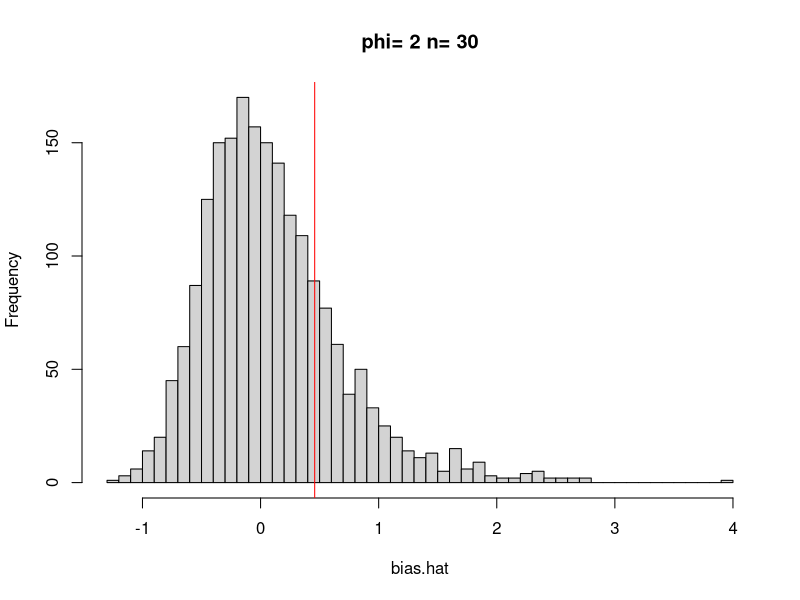
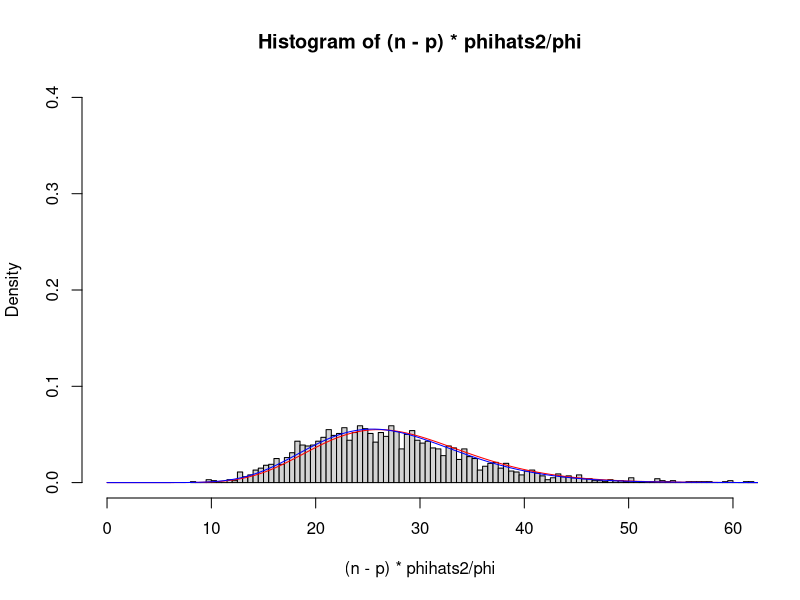
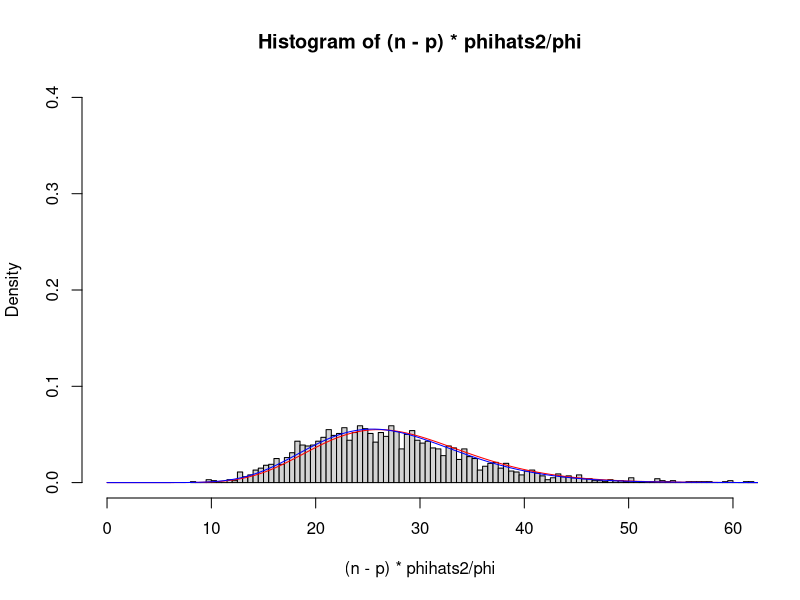
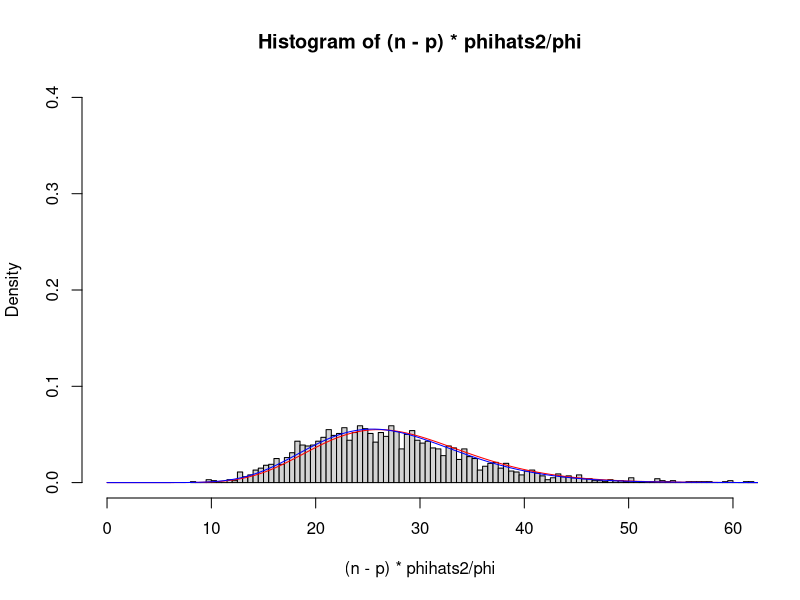
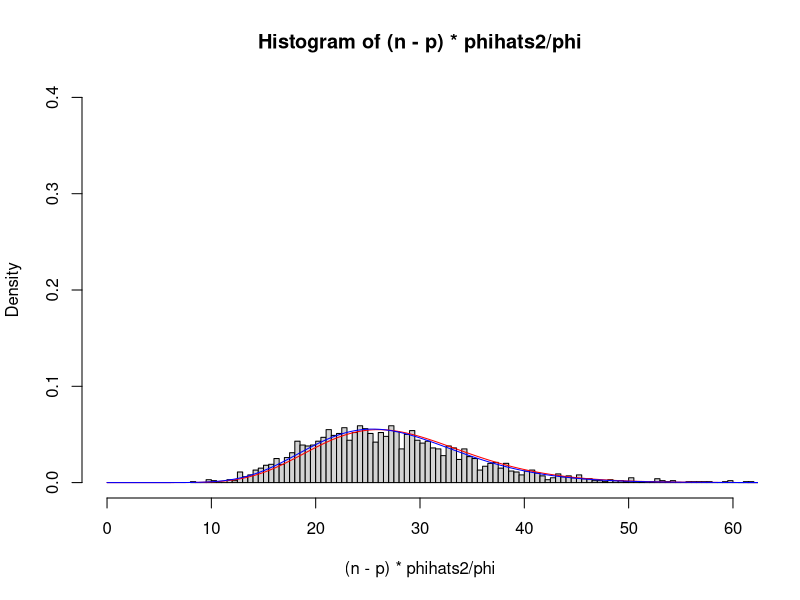
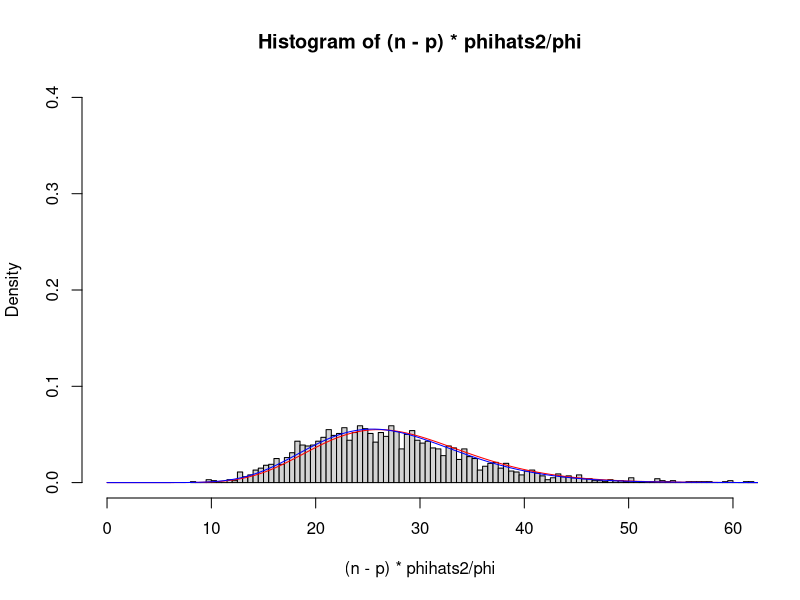
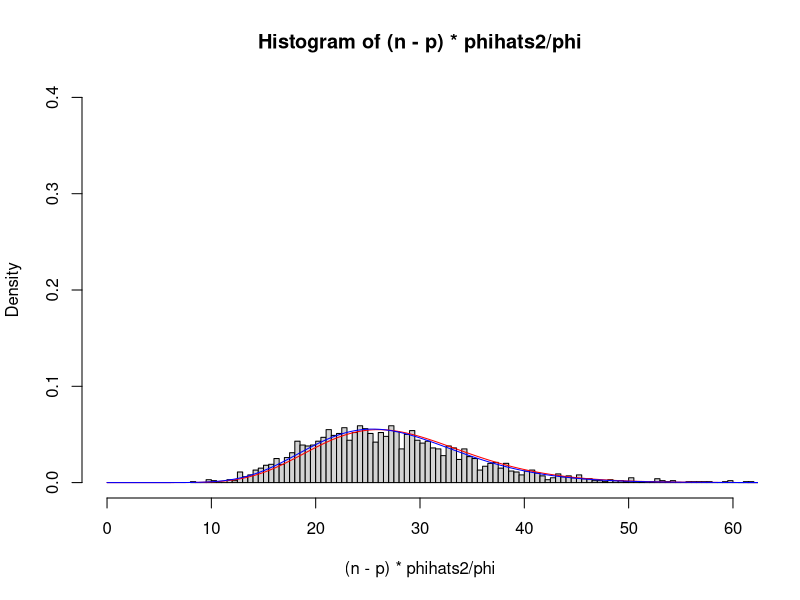
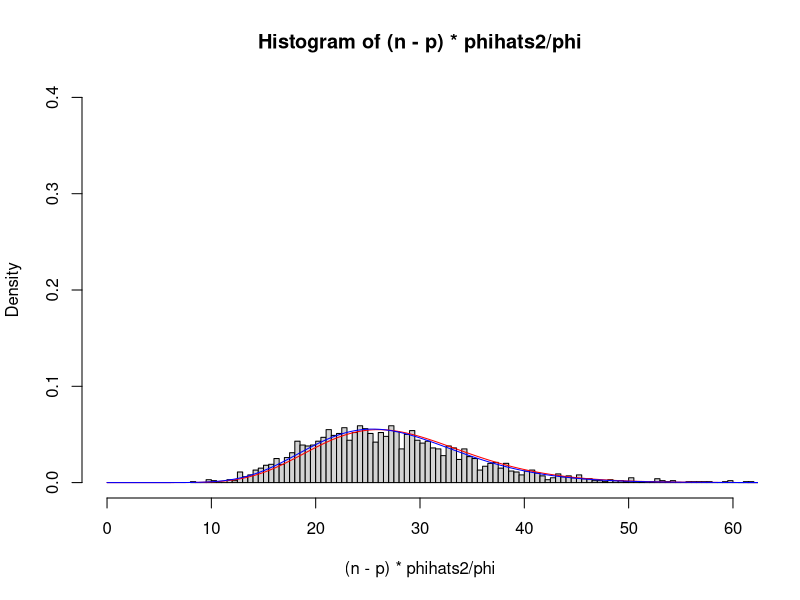

Reproduce these figures in R, in order. (Note: this script raises an error after producing the figures.)
library(MASS)     # for "rnegbin"
library(rmutil)   # for "rinvgauss"

# calculate CI's for phi, based on chisquare distribution
#   with phihat1 and phihat2, and on Gamma distribution
#   (phihat2 only), and fitting only Negative binomial 
#   for now.
#   Plots first 100 of the simulations, with error rates.
#

par(mfrow=c(1,1))

phi <- 2
  
  
  {
    n<-30
    
    beta<-c(1,1)
    x<-seq(0,1,length.out=n)
    p<-length(beta)
    eta<-beta[1]+beta[2]*x
    mu<-exp(eta)
    nu<-phi-1
    mn<-mu/nu
    w<-(mn+1)/mn
    
    N <- 2000
    
    # estimates of phi
    phihats2 <- vector()
    ks <- vector()
    thetas <- vector()
  }
  
  alpha3.hats <- vector()
  bias.true <- vector()
  bias.hat <- vector()
  thetas <- vector()
  ks <-  vector()
  alpha3.true <- phi*(2*phi-1)
  for (sim in 1:N) { 
    print(sim)
    y<-rnegbin(n,mu,mn) # negative binomial
      
    muhat<-fitted(glm(y~x,family="poisson"))
    P<-sum((y-muhat)^2/muhat)
    sbar<-mean((y-muhat)/muhat) 
    phihat1<-P/(n-p)
    phihat2<-phihat1/(1+sbar) 
    phihats2[sim] <- phihat2
    
    # chisquare CI
    df <- n-p
    #
    e <- y-muhat
    alpha3.hat <- (1/df) * sum( (e^3/muhat))
    alpha3.hats[sim] <- alpha3.hat
    
    # work out S
    
    W <- diag(muhat)
    W.true <- diag(mu)
    X1 <- rep(1,n)
    X2 <- x
    X <- cbind(X1,X2)
    Q <- X %*% solve(t(X) %*% W %*% X) %*% t(X)
    Q.true <- X %*% solve(t(X) %*% W.true %*% X) %*% t(X)
    S <- sum(1/muhat) + n * sum(diag(Q))-sum(Q)
    
    S.true <- sum(1/mu) + n * sum(diag(Q.true))-sum(Q.true)
    bias.true[sim] <- (alpha3.true/phi-phi)*S.true/n
    
    bias.hat[sim] <- (alpha3.hat/phihat2-phihat2)*S/n
    
    ktheta <- df - bias.hat[sim]
    ktheta2 <- 2 * ktheta 
    theta <- ktheta2 / ktheta
    k <- ktheta / theta
    thetas[sim] <- theta
    ks[sim] <- k
        
  }

  
  mean(ktheta)
  mean(bias.hat)
  hist(bias.hat,60,
       
       main=paste('phi=',phi,'n=',n,sep=' '))
  abline(v=bias.true[1],col='red')
  

par(mfrow=c(1,1))
for (i in 1:9) { 
hist((n-p)*phihats2/phi,probability = T,
     ylim=c(0,0.4),
     xlim=c(0,2 * n),100)
c<- seq(0,qchisq(0.9999,df),0.1)
y1<-dchisq(c,df=n-p)
lines(c,y1,col='red') 
y2 <- dgamma(c,shape=ks[112],scale=thetas[112])
lines(c,y2,col='blue') 
}
par(mfrow=c(1,1))
hist(alpha3.hats,60)
abline(v=alpha3.true,col='red')
mean(alpha3.hats)
alpha3.true

hist(bias.true,60)  
  
  # plot estimates of phihat's
  
  
  #par(mfrow=c(2,2))
  {
    print(paste(phi,
                round(mean((n-p)*phihats1/phi),2),
                round(var((n-p)*phihats1/phi),2),
                round(mean((n-p)*phihats2/phi),2),
                round(var((n-p)*phihats2/phi),2),
                sep='   '))
    
    par(mfrow=c(1,1))
    main=paste('phi=',phi)
    hist((n-p)*phihats2/phi,probability = T,
         main=main,ylim=c(0,0.4),
         xlim=c(0,2 * n),100)
    c<- seq(0,qchisq(0.9999,df),0.1)
    y1<-dchisq(c,df=n-p)
    lines(c,y1,col='red') 
    
    y2<- dgamma(c,shape=mean(ks),scale=mean(thetas))
    lines(c,y2,col='blue') 
    
  
  
}

#mean(phihats1)
df * mean(phihats2)/ phi
2 * mean(ks)
df

hist(phihats2)
abline(v=phi,col='red')
abline(v=mean(phihats2,col='blue'))
#par(mfrow=c(2,2))

##(n / df) * phi
#var(phihats1)

# these should be roughly equal:
#(1/(df)) * (sum(y^2/muhat)-sum(muhat))
#phihat2
#
